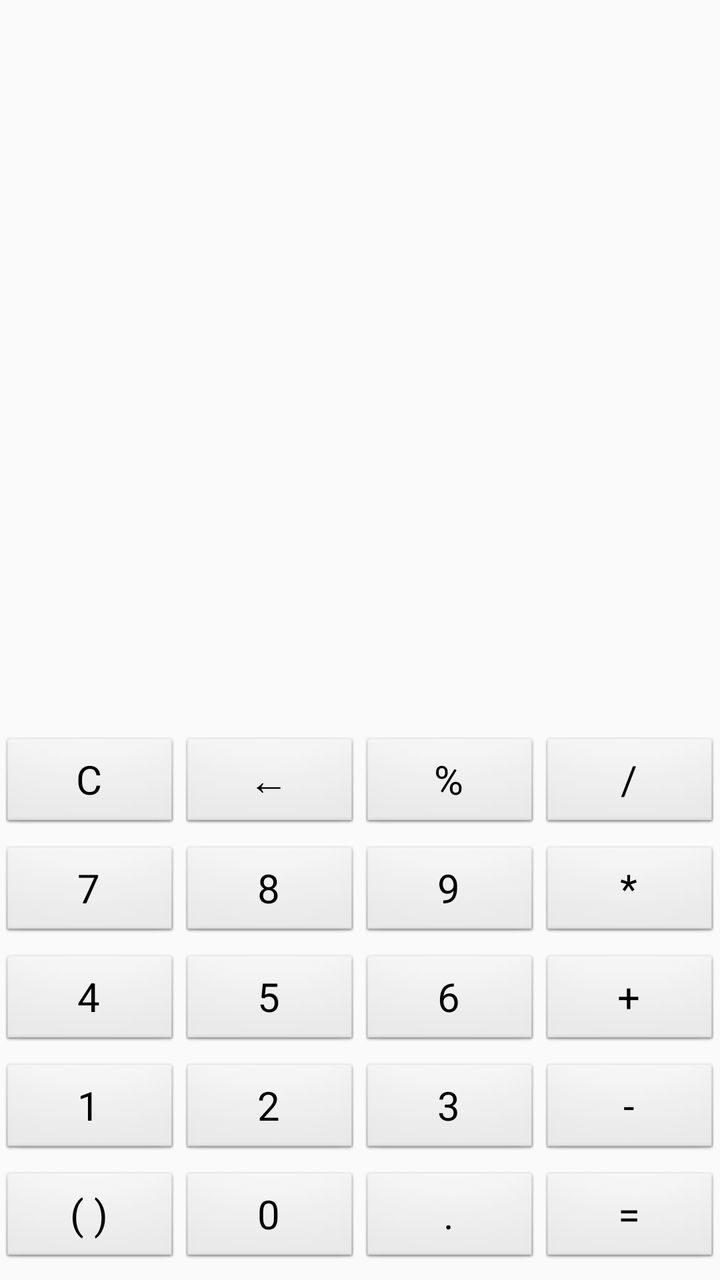
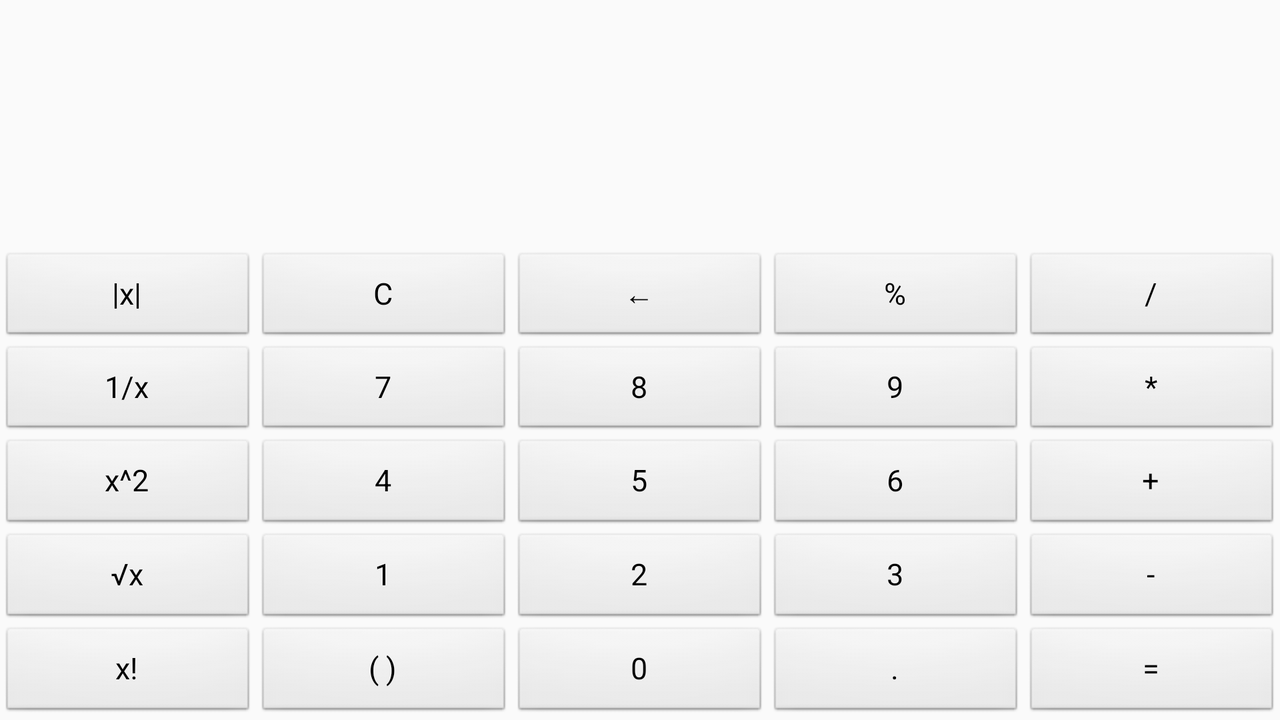

Two renders of one Android screen. The first uses the default layout on a phone; the second uses the alternative layout the repository ships for a different screen configuration, on a matching device. The two XML files are below.
<!-- AndroidManifest.xml: application theme AppTheme -->
<!-- res/layout/activity_main.xml -->
<?xml version="1.0" encoding="utf-8"?>
<android.support.constraint.ConstraintLayout xmlns:android="http://schemas.android.com/apk/res/android"
    xmlns:app="http://schemas.android.com/apk/res-auto"
    xmlns:tools="http://schemas.android.com/tools"
    android:layout_width="match_parent"
    android:layout_height="match_parent"
    tools:context="com.example.nadya.mycalc.MainActivity">

    <LinearLayout

        android:layout_width="match_parent"
        android:layout_height="match_parent"
        android:orientation="vertical" >

        <LinearLayout

            android:layout_width="match_parent"
            android:layout_height="wrap_content"
            android:layout_weight="10">

            <TextView
                android:id="@+id/infoTextView"
                android:layout_width="match_parent"
                android:layout_height="wrap_content"
                android:layout_marginBottom="15dp"
                android:textSize="30sp" />
        </LinearLayout>

        <LinearLayout

            android:layout_width="match_parent"
            android:layout_height="wrap_content"
            android:layout_weight="100">

            <TextView
                android:id="@+id/editText"
                android:layout_width="match_parent"
                android:layout_height="wrap_content"
                android:layout_below="@id/infoTextView"
                android:lines="4"
                android:maxLines="4"
                android:textSize="50sp"
                android:inputType="none"/>
        </LinearLayout>

        <LinearLayout

            android:layout_width="match_parent"
            android:layout_height="wrap_content"
            android:layout_weight="10">

            <Button
                android:id="@+id/buttonClear"
                style="@android:style/Widget.Button"
                android:layout_width="wrap_content"
                android:layout_height="wrap_content"
                android:layout_marginTop="0dp"
                android:layout_weight="1"
                android:text="@string/_clean"
                android:textSize="20sp"
                app:layout_constraintTop_toBottomOf="@+id/editText" />

            <Button
                android:id="@+id/buttonBack"
                style="@android:style/Widget.Button"
                android:layout_width="wrap_content"
                android:layout_height="wrap_content"
                android:layout_weight="1"
                android:text="@string/_back"
                android:textSize="20sp"
                app:layout_constraintStart_toEndOf="@+id/buttonClear"
                app:layout_constraintTop_toBottomOf="@+id/editText" />

            <Button
                android:id="@+id/buttonPers"
                style="@android:style/Widget.Button"
                android:layout_width="wrap_content"
                android:layout_height="wrap_content"
                android:layout_marginTop="0dp"
                android:layout_weight="1"
                android:text="@string/_mod"
                android:textSize="20sp"
                app:layout_constraintStart_toEndOf="@+id/buttonBack"
                app:layout_constraintTop_toBottomOf="@+id/editText" />

            <Button
                android:id="@+id/buttonDivide"
                style="@android:style/Widget.Button"
                android:layout_width="wrap_content"
                android:layout_height="wrap_content"
                android:layout_marginTop="0dp"
                android:layout_weight="1"
                android:text="@string/_div"
                android:textSize="20sp"
                app:layout_constraintStart_toEndOf="@+id/buttonDivide"
                app:layout_constraintTop_toBottomOf="@+id/editText" />

        </LinearLayout>

        <LinearLayout

            android:layout_width="match_parent"
            android:layout_height="wrap_content"
            android:layout_weight="10">

            <Button
                android:id="@+id/buttonSeven"
                style="@android:style/Widget.Button"
                android:layout_width="wrap_content"
                android:layout_height="wrap_content"
                android:layout_weight="1"
                android:text="@string/_7"
                android:textSize="20sp"
                app:layout_constraintTop_toBottomOf="@+id/buttonClear" />

            <Button
                android:id="@+id/buttonEight"
                style="@android:style/Widget.Button"
                android:layout_width="wrap_content"
                android:layout_height="wrap_content"
                android:layout_weight="1"
                android:text="8"
                android:textSize="20sp"
                app:layout_constraintStart_toEndOf="@+id/buttonSeven"
                app:layout_constraintTop_toBottomOf="@+id/buttonClear" />

            <Button
                android:id="@+id/buttonNine"
                style="@android:style/Widget.Button"
                android:layout_width="wrap_content"
                android:layout_height="wrap_content"
                android:layout_weight="1"
                android:text="9"
                android:textSize="20sp"
                app:layout_constraintStart_toEndOf="@+id/buttonEight"
                app:layout_constraintTop_toBottomOf="@+id/buttonClear" />

            <Button
                android:id="@+id/buttonMultiply"
                style="@android:style/Widget.Button"
                android:layout_width="wrap_content"
                android:layout_height="wrap_content"
                android:layout_weight="1"
                android:text="*"
                android:textSize="20sp"
                app:layout_constraintEnd_toEndOf="parent"
                app:layout_constraintTop_toBottomOf="@+id/buttonClear" />

        </LinearLayout>

        <LinearLayout

            android:layout_width="match_parent"
            android:layout_height="wrap_content"
            android:layout_weight="10">

            <Button
                android:id="@+id/buttonFour"
                style="@android:style/Widget.Button"
                android:layout_width="wrap_content"
                android:layout_height="wrap_content"
                android:layout_weight="1"
                android:text="@string/_4"
                android:textSize="20sp"
                app:layout_constraintTop_toBottomOf="@+id/buttonSeven" />

            <Button
                android:id="@+id/buttonFive"
                style="@android:style/Widget.Button"
                android:layout_width="wrap_content"
                android:layout_height="wrap_content"
                android:layout_weight="1"
                android:text="5"
                android:textSize="20sp"
                app:layout_constraintStart_toEndOf="@+id/buttonFour"
                app:layout_constraintTop_toBottomOf="@+id/buttonSeven" />

            <Button
                android:id="@+id/buttonSix"
                style="@android:style/Widget.Button"
                android:layout_width="wrap_content"
                android:layout_height="wrap_content"
                android:layout_weight="1"
                android:text="6"
                android:textSize="20sp"
                app:layout_constraintStart_toEndOf="@+id/buttonFive"
                app:layout_constraintTop_toBottomOf="@+id/buttonSeven" />

            <Button
                android:id="@+id/buttonAdd"
                style="@android:style/Widget.Button"
                android:layout_width="wrap_content"
                android:layout_height="wrap_content"
                android:layout_weight="1"
                android:text="+"
                android:textSize="20sp"
                app:layout_constraintStart_toEndOf="@+id/buttonSix"
                app:layout_constraintTop_toBottomOf="@+id/buttonSeven" />

        </LinearLayout>

        <LinearLayout

            android:layout_width="match_parent"
            android:layout_height="wrap_content"
            android:layout_weight="10">

            <Button
                android:id="@+id/buttonOne"
                style="@android:style/Widget.Button"
                android:layout_width="wrap_content"
                android:layout_height="wrap_content"
                android:layout_weight="1"
                android:text="@string/_1"
                android:textSize="20sp"
                app:layout_constraintTop_toBottomOf="@+id/buttonFour" />

            <Button
                android:id="@+id/buttonTwo"
                style="@android:style/Widget.Button"
                android:layout_width="wrap_content"
                android:layout_height="wrap_content"
                android:layout_weight="1"
                android:text="@string/_2"
                android:textSize="20sp"
                app:layout_constraintStart_toEndOf="@+id/buttonOne"
                app:layout_constraintTop_toBottomOf="@+id/buttonFour" />

            <Button
                android:id="@+id/buttonThree"
                style="@android:style/Widget.Button"
                android:layout_width="wrap_content"
                android:layout_height="wrap_content"
                android:layout_weight="1"
                android:text="@string/_3"
                android:textSize="20sp"
                app:layout_constraintStart_toEndOf="@+id/buttonTwo"
                app:layout_constraintTop_toBottomOf="@+id/buttonFour" />

            <Button
                android:id="@+id/buttonSubstract"
                style="@android:style/Widget.Button"
                android:layout_width="wrap_content"
                android:layout_height="wrap_content"
                android:layout_weight="1"
                android:text="-"
                android:textSize="20sp"
                app:layout_constraintStart_toEndOf="@+id/buttonTwo"
                app:layout_constraintTop_toBottomOf="@+id/buttonThree" />

        </LinearLayout>

        <LinearLayout

            android:layout_width="match_parent"
            android:layout_height="wrap_content"
            android:layout_gravity="bottom"
            android:layout_weight="10">

            <Button
                android:id="@+id/buttonBraces"
                style="@android:style/Widget.Button"
                android:layout_width="wrap_content"
                android:layout_height="wrap_content"
                android:layout_weight="1"
                android:text="( )"
                android:textSize="20sp"
                app:layout_constraintTop_toBottomOf="@+id/buttonOne" />

            <Button
                android:id="@+id/buttonZero"
                style="@android:style/Widget.Button"
                android:layout_width="wrap_content"
                android:layout_height="wrap_content"
                android:layout_weight="1"
                android:text="@string/_0"
                android:textSize="20sp"
                app:layout_constraintStart_toEndOf="@+id/buttonBraces"
                app:layout_constraintTop_toBottomOf="@+id/buttonOne" />

            <Button
                android:id="@+id/buttonDot"
                style="@android:style/Widget.Button"
                android:layout_width="wrap_content"
                android:layout_height="wrap_content"
                android:layout_weight="1"
                android:text="."
                android:textSize="20sp"
                app:layout_constraintStart_toEndOf="@+id/buttonZero"
                app:layout_constraintTop_toBottomOf="@+id/buttonOne" />

            <Button
                android:id="@+id/buttonEqual"
                style="@android:style/Widget.Button"
                android:layout_width="wrap_content"
                android:layout_height="wrap_content"
                android:layout_weight="1"
                android:text="="
                android:textSize="20sp"
                app:layout_constraintStart_toEndOf="@+id/buttonDot"
                app:layout_constraintTop_toBottomOf="@+id/buttonSubtract" />
        </LinearLayout>

    </LinearLayout>

</android.support.constraint.ConstraintLayout>
<!-- resources referenced by this layout -->
<resources>
  <string name="_0">0</string>
  <string name="_1">1</string>
  <string name="_2">2</string>
  <string name="_3">3</string>
  <string name="_4">4</string>
  <string name="_7">7</string>
  <string name="_back">←</string>
  <string name="_clean">C</string>
  <string name="_div">/</string>
  <string name="_mod">%</string>
  <style name="AppTheme" parent="Theme.AppCompat.Light.DarkActionBar">
          
          <item name="colorPrimary">@color/colorPrimary</item>
          <item name="colorPrimaryDark">@color/colorPrimaryDark</item>
          <item name="colorAccent">@color/colorAccent</item>
      </style>
  <color name="colorPrimary">#3F51B5</color>
  <color name="colorPrimaryDark">#303F9F</color>
  <color name="colorAccent">#5340ff</color>
</resources>
<!-- res/layout-land/activity_main.xml (the repository's variant of the layout above) -->
<!-- drawn on the phone turned sideways -->
<?xml version="1.0" encoding="utf-8"?>
<android.support.constraint.ConstraintLayout xmlns:android="http://schemas.android.com/apk/res/android"
    xmlns:app="http://schemas.android.com/apk/res-auto"
    xmlns:tools="http://schemas.android.com/tools"
    android:layout_width="match_parent"
    android:layout_height="match_parent"
    tools:context="com.example.nadya.mycalc.MainActivity">

    <LinearLayout

        android:layout_width="match_parent"
        android:layout_height="match_parent"
        android:orientation="vertical"
        tools:layout_editor_absoluteX="0dp"
        tools:layout_editor_absoluteY="0dp"
        tools:ignore="MissingConstraints"
        >

        <LinearLayout

            android:layout_width="match_parent"
            android:layout_height="0dp"
            android:layout_weight="12">

            <TextView
                android:id="@+id/infoTextView"
                android:layout_width="match_parent"
                android:layout_height="wrap_content"
                android:layout_marginBottom="10dp"
                android:textSize="20sp" />

        </LinearLayout>

    <LinearLayout

        android:layout_width="match_parent"
        android:layout_height="0dp"
        android:layout_weight="23">

        <TextView
            android:id="@+id/editText"
            android:layout_width="match_parent"
            android:layout_height="wrap_content"
            android:layout_weight="0"
            android:lines="1"
            android:maxLines="1"
            android:textSize="40sp" />

    </LinearLayout>

        <LinearLayout

            android:layout_width="match_parent"
            android:layout_height="0dp"
            android:layout_weight="13">

            <Button
                android:id="@+id/buttonAbs"
                style="@android:style/Widget.Button"
                android:layout_width="wrap_content"
                android:layout_height="wrap_content"
                android:layout_marginTop="0dp"
                android:layout_weight="1"
                android:text="@string/_abs"
                android:textSize="15sp"
                app:layout_constraintTop_toBottomOf="@+id/editText" />

            <Button
                android:id="@+id/buttonClear"
                style="@android:style/Widget.Button"
                android:layout_width="wrap_content"
                android:layout_height="wrap_content"
                android:layout_marginTop="0dp"
                android:layout_weight="1"
                android:text="C"
                android:textSize="15sp"
                app:layout_constraintTop_toBottomOf="@+id/editText" />

            <Button
                android:id="@+id/buttonBack"
                style="@android:style/Widget.Button"
                android:layout_width="wrap_content"
                android:layout_height="wrap_content"
                android:layout_weight="1"
                android:text="@string/_back"
                android:textSize="15sp"
                app:layout_constraintTop_toBottomOf="@+id/editText" />

            <Button
                android:id="@+id/buttonPers"
                style="@android:style/Widget.Button"
                android:layout_width="wrap_content"
                android:layout_height="wrap_content"
                android:layout_marginTop="0dp"
                android:layout_weight="1"
                android:text="@string/_mod"
                android:textSize="15sp"
                app:layout_constraintTop_toBottomOf="@+id/editText" />

            <Button
                android:id="@+id/buttonDivide"
                style="@android:style/Widget.Button"
                android:layout_width="wrap_content"
                android:layout_height="wrap_content"
                android:layout_marginTop="0dp"
                android:layout_weight="1"
                android:text="@string/_div"
                android:textSize="15sp"
                app:layout_constraintTop_toBottomOf="@+id/editText" />


        </LinearLayout>

        <LinearLayout

            android:layout_width="match_parent"
            android:layout_height="0dp"
            android:layout_weight="13">

            <Button
                android:id="@+id/buttonFrac"
                style="@android:style/Widget.Button"
                android:layout_width="wrap_content"
                android:layout_height="wrap_content"
                android:layout_marginTop="0dp"
                android:layout_weight="1"
                android:text="@string/_1_x"
                android:textSize="15sp" />

            <Button
                android:id="@+id/buttonSeven"
                style="@android:style/Widget.Button"
                android:layout_width="wrap_content"
                android:layout_height="wrap_content"
                android:layout_weight="1"
                android:text="@string/_7"
                android:textSize="15sp"
                app:layout_constraintTop_toBottomOf="@+id/buttonClear" />

            <Button
                android:id="@+id/buttonEight"
                style="@android:style/Widget.Button"
                android:layout_width="wrap_content"
                android:layout_height="wrap_content"
                android:layout_weight="1"
                android:text="@string/_8"
                android:textSize="15sp"
                app:layout_constraintStart_toEndOf="@+id/buttonSeven"
                app:layout_constraintTop_toBottomOf="@+id/buttonClear" />

            <Button
                android:id="@+id/buttonNine"
                style="@android:style/Widget.Button"
                android:layout_width="wrap_content"
                android:layout_height="wrap_content"
                android:layout_weight="1"
                android:text="@string/_9"
                android:textSize="15sp"
                app:layout_constraintStart_toEndOf="@+id/buttonEight"
                app:layout_constraintTop_toBottomOf="@+id/buttonClear" />

            <Button
                android:id="@+id/buttonMultiply"
                style="@android:style/Widget.Button"
                android:layout_width="wrap_content"
                android:layout_height="wrap_content"
                android:layout_weight="1"
                android:text="@string/_mul"
                android:textSize="15sp"
                app:layout_constraintEnd_toEndOf="parent"
                app:layout_constraintTop_toBottomOf="@+id/buttonClear" />

        </LinearLayout>

        <LinearLayout

            android:layout_width="match_parent"
            android:layout_height="0dp"
            android:layout_weight="13">

            <Button
                android:id="@+id/buttonSqr"
                style="@android:style/Widget.Button"
                android:layout_width="wrap_content"
                android:layout_height="wrap_content"
                android:layout_weight="1"
                android:text="@string/_sqr"
                android:textSize="15sp" />

            <Button
                android:id="@+id/buttonFour"
                style="@android:style/Widget.Button"
                android:layout_width="wrap_content"
                android:layout_height="wrap_content"
                android:layout_weight="1"
                android:text="@string/_4"
                android:textSize="15sp"
                app:layout_constraintTop_toBottomOf="@+id/buttonSeven" />

            <Button
                android:id="@+id/buttonFive"
                style="@android:style/Widget.Button"
                android:layout_width="wrap_content"
                android:layout_height="wrap_content"
                android:layout_weight="1"
                android:text="@string/_5"
                android:textSize="15sp"
                app:layout_constraintStart_toEndOf="@+id/buttonFour"
                app:layout_constraintTop_toBottomOf="@+id/buttonSeven" />

            <Button
                android:id="@+id/buttonSix"
                style="@android:style/Widget.Button"
                android:layout_width="wrap_content"
                android:layout_height="wrap_content"
                android:layout_weight="1"
                android:text="@string/_6"
                android:textSize="15sp"
                app:layout_constraintStart_toEndOf="@+id/buttonFive"
                app:layout_constraintTop_toBottomOf="@+id/buttonSeven" />

            <Button
                android:id="@+id/buttonAdd"
                style="@android:style/Widget.Button"
                android:layout_width="wrap_content"
                android:layout_height="wrap_content"
                android:layout_weight="1"
                android:text="@string/_add"
                android:textSize="15sp"
                app:layout_constraintStart_toEndOf="@+id/buttonSix"
                app:layout_constraintTop_toBottomOf="@+id/buttonSeven" />

        </LinearLayout>

        <LinearLayout

            android:layout_width="match_parent"
            android:layout_height="0dp"
            android:layout_weight="13">

            <Button
                android:id="@+id/buttonSqrt"
                style="@android:style/Widget.Button"
                android:layout_width="wrap_content"
                android:layout_height="wrap_content"
                android:layout_weight="1"
                android:text="@string/_sqrt"
                android:textSize="15sp" />

            <Button
                android:id="@+id/buttonOne"
                style="@android:style/Widget.Button"
                android:layout_width="wrap_content"
                android:layout_height="wrap_content"
                android:layout_weight="1"
                android:text="@string/_1"
                android:textSize="15sp"
                app:layout_constraintTop_toBottomOf="@+id/buttonFour" />

            <Button
                android:id="@+id/buttonTwo"
                style="@android:style/Widget.Button"
                android:layout_width="wrap_content"
                android:layout_height="wrap_content"
                android:layout_weight="1"
                android:text="@string/_2"
                android:textSize="15sp"
                app:layout_constraintStart_toEndOf="@+id/buttonOne"
                app:layout_constraintTop_toBottomOf="@+id/buttonFour" />

            <Button
                android:id="@+id/buttonThree"
                style="@android:style/Widget.Button"
                android:layout_width="wrap_content"
                android:layout_height="wrap_content"
                android:layout_weight="1"
                android:text="@string/_3"
                android:textSize="15sp"
                app:layout_constraintTop_toBottomOf="@+id/buttonFour" />

            <Button
                android:id="@+id/buttonSubstract"
                style="@android:style/Widget.Button"
                android:layout_width="wrap_content"
                android:layout_height="wrap_content"
                android:layout_weight="1"
                android:text="@string/_sub"
                android:textSize="15sp"
                app:layout_constraintTop_toBottomOf="@+id/buttonThree" />

        </LinearLayout>

        <LinearLayout

            android:layout_width="match_parent"
            android:layout_height="0dp"
            android:layout_weight="13">

            <Button
                android:id="@+id/buttonFact"
                style="@android:style/Widget.Button"
                android:layout_width="wrap_content"
                android:layout_height="wrap_content"
                android:layout_weight="1"
                android:text="@string/_fact"
                android:textSize="15sp" />

            <Button
                android:id="@+id/buttonBraces"
                style="@android:style/Widget.Button"
                android:layout_width="wrap_content"
                android:layout_height="wrap_content"
                android:layout_weight="1"
                android:text="@string/_br"
                android:textSize="15sp"
                app:layout_constraintTop_toBottomOf="@+id/buttonOne" />

            <Button
                android:id="@+id/buttonZero"
                style="@android:style/Widget.Button"
                android:layout_width="wrap_content"
                android:layout_height="wrap_content"
                android:layout_weight="1"
                android:text="@string/_0"
                android:textSize="15sp"
                app:layout_constraintStart_toEndOf="@+id/buttonBraces"
                app:layout_constraintTop_toBottomOf="@+id/buttonOne" />

            <Button
                android:id="@+id/buttonDot"
                style="@android:style/Widget.Button"
                android:layout_width="wrap_content"
                android:layout_height="wrap_content"
                android:layout_weight="1"
                android:text="@string/_dot"
                android:textSize="15sp"
                app:layout_constraintStart_toEndOf="@+id/buttonZero"
                app:layout_constraintTop_toBottomOf="@+id/buttonOne" />

            <Button
                android:id="@+id/buttonEqual"
                style="@android:style/Widget.Button"
                android:layout_width="wrap_content"
                android:layout_height="wrap_content"
                android:layout_weight="1"
                android:text="@string/_eq"
                android:textSize="15sp"
                app:layout_constraintStart_toEndOf="@+id/buttonDot"
                app:layout_constraintTop_toBottomOf="@+id/buttonSubtract" />
        </LinearLayout>

    </LinearLayout>

</android.support.constraint.ConstraintLayout>
<!-- resources referenced by the variant -->
<!-- as the phone turned sideways resolves them -->
<resources>
  <string name="_0">0</string>
  <string name="_1">1</string>
  <string name="_1_x">1/x</string>
  <string name="_2">2</string>
  <string name="_3">3</string>
  <string name="_4">4</string>
  <string name="_5">5</string>
  <string name="_6">6</string>
  <string name="_7">7</string>
  <string name="_8">8</string>
  <string name="_9">9</string>
  <string name="_abs">|x|</string>
  <string name="_add">+</string>
  <string name="_back">←</string>
  <string name="_br">( )</string>
  <string name="_div">/</string>
  <string name="_dot">.</string>
  <string name="_eq">=</string>
  <string name="_fact">x!</string>
  <string name="_mod">%</string>
  <string name="_mul">*</string>
  <string name="_sqr">x^2</string>
  <string name="_sqrt">√x</string>
  <string name="_sub">-</string>
  <style name="AppTheme" parent="Theme.AppCompat.Light.DarkActionBar">
          
          <item name="colorPrimary">@color/colorPrimary</item>
          <item name="colorPrimaryDark">@color/colorPrimaryDark</item>
          <item name="colorAccent">@color/colorAccent</item>
      </style>
  <color name="colorPrimary">#3F51B5</color>
  <color name="colorPrimaryDark">#303F9F</color>
  <color name="colorAccent">#5340ff</color>
</resources>
